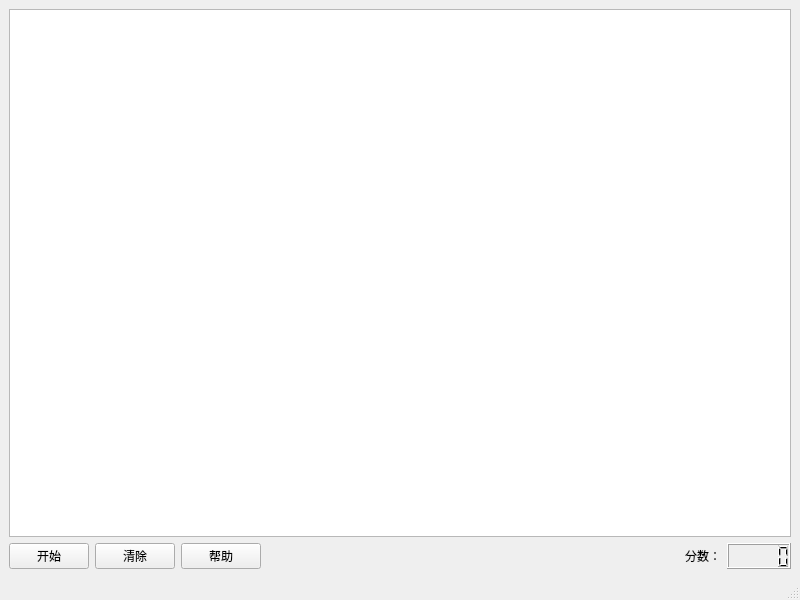
<?xml version="1.0" encoding="UTF-8"?>
<ui version="4.0">
 <class>MainWindow</class>
 <widget class="QMainWindow" name="MainWindow">
  <property name="geometry">
   <rect>
    <x>0</x>
    <y>0</y>
    <width>800</width>
    <height>600</height>
   </rect>
  </property>
  <property name="minimumSize">
   <size>
    <width>800</width>
    <height>600</height>
   </size>
  </property>
  <property name="maximumSize">
   <size>
    <width>800</width>
    <height>600</height>
   </size>
  </property>
  <property name="windowTitle">
   <string>Snake</string>
  </property>
  <widget class="QWidget" name="centralwidget">
   <layout class="QGridLayout" name="gridLayout">
    <item row="0" column="0">
     <widget class="SnakeView" name="graphicsView">
      <property name="backgroundBrush">
       <brush brushstyle="SolidPattern">
        <color alpha="255">
         <red>0</red>
         <green>0</green>
         <blue>0</blue>
        </color>
       </brush>
      </property>
     </widget>
    </item>
    <item row="1" column="0">
     <layout class="QHBoxLayout" name="horizontalLayout">
      <item>
       <widget class="QPushButton" name="pushButton">
        <property name="text">
         <string>开始</string>
        </property>
       </widget>
      </item>
      <item>
       <widget class="QPushButton" name="pushButton_2">
        <property name="text">
         <string>清除</string>
        </property>
       </widget>
      </item>
      <item>
       <widget class="QPushButton" name="pushButton_3">
        <property name="text">
         <string>帮助</string>
        </property>
       </widget>
      </item>
      <item>
       <spacer name="horizontalSpacer">
        <property name="orientation">
         <enum>Qt::Horizontal</enum>
        </property>
        <property name="sizeHint" stdset="0">
         <size>
          <width>40</width>
          <height>20</height>
         </size>
        </property>
       </spacer>
      </item>
      <item>
       <widget class="QLabel" name="label">
        <property name="text">
         <string>分数：</string>
        </property>
       </widget>
      </item>
      <item>
       <widget class="QLCDNumber" name="lcdNumber">
        <property name="font">
         <font>
          <weight>75</weight>
          <bold>true</bold>
         </font>
        </property>
        <property name="acceptDrops">
         <bool>false</bool>
        </property>
       </widget>
      </item>
     </layout>
    </item>
   </layout>
  </widget>
  <widget class="QMenuBar" name="menubar">
   <property name="geometry">
    <rect>
     <x>0</x>
     <y>0</y>
     <width>800</width>
     <height>22</height>
    </rect>
   </property>
  </widget>
  <widget class="QStatusBar" name="statusbar"/>
 </widget>
 <customwidgets>
  <customwidget>
   <class>SnakeView</class>
   <extends>QGraphicsView</extends>
   <header location="global">snakeview.h</header>
  </customwidget>
 </customwidgets>
 <resources/>
 <connections/>
</ui>
